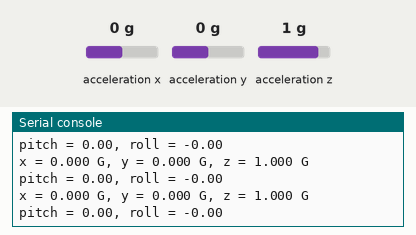
Recording of a program running on a simulated Raspberry Pi Pico running MicroPython. Parts: the last lines printed to the serial console. The test bench sets the inputs (shaded band); at power-on: acceleration x 0 g, acceleration y 0 g, acceleration z 1 g.

Above: at 1.2 s.
1.3 s: acceleration x set to -1.4 g
At 1.83 s:
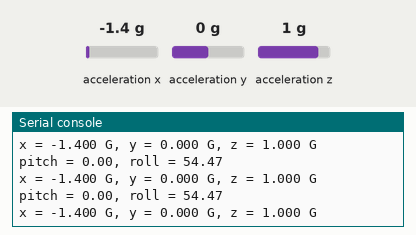
2.8 s: acceleration y set to -1.4 g
At 2.85 s:
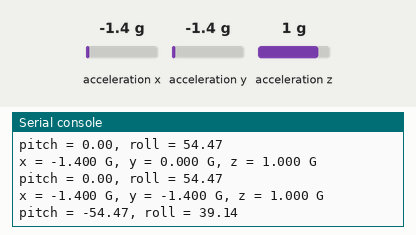
4.3 s: acceleration z set to -1.4 g
At 4.37 s:
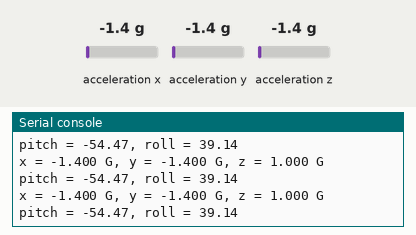
Timing chart, 0 to 7.3 s (numbered marks = the images above; inputs shaded):
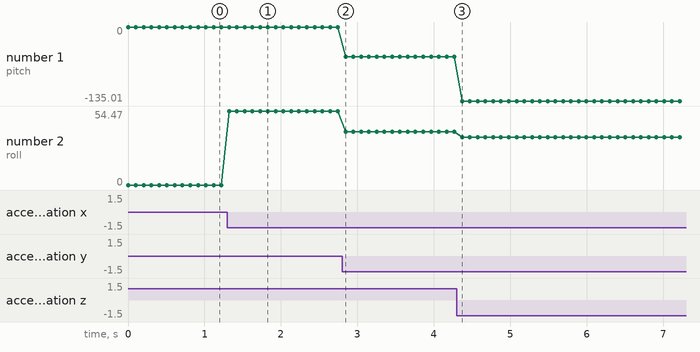

Measured:
- after the input at 1.3 s, the serial console: prints a new line at once (image 1)
- after the input at 2.8 s, the serial console: prints a new line after 0.05 s (image 2)
- plotted number 1: 0 → -54.47 after the input at 2.8 s, -54.47 → -135.01 after the input at 4.3 s
- plotted number 2: 0 → 54.47 after the input at 1.3 s, 54.47 → 39.14 after the input at 2.8 s, 39.14 → 35.27 after the input at 4.3 s

The program:

Wio-Terminal-Accelerometer.py
```python
# MicroPython / Seeed Wio Terminal / SAMD51
# Wio-Terminal-Accelerometer.py - test out accelerometer
# scruss, 2022-10
# -*- coding: utf-8 -*-
# based on
#  https://github.com/tinypico/tinypico-micropython/tree/master/lis3dh%20library

import lis3dh, time, math
from machine import Pin, I2C

i2c = I2C(4, scl=Pin("SCL0"), sda=Pin("SDA0"))
imu = lis3dh.LIS3DH_I2C(i2c)

last_convert_time = 0
convert_interval = 100  # ms
pitch = 0
roll = 0

# Convert acceleration to Pitch and Roll
def convert_accell_rotation(vec):
    x_Buff = vec[0]  # x
    y_Buff = vec[1]  # y
    z_Buff = vec[2]  # z

    global last_convert_time, convert_interval, roll, pitch

    # We only want to re-process the values every 100 ms
    if last_convert_time < time.ticks_ms():
        last_convert_time = time.ticks_ms() + convert_interval

        roll = math.atan2(y_Buff, z_Buff) * 57.3
        pitch = (
            math.atan2((-x_Buff), math.sqrt(y_Buff * y_Buff + z_Buff * z_Buff)) * 57.3
        )

    # Return the current values in roll and pitch
    return (roll, pitch)


# If we have found the LIS3DH
if imu.device_check():
    # Set range of accelerometer (can be RANGE_2_G, RANGE_4_G, RANGE_8_G or RANGE_16_G).
    imu.range = lis3dh.RANGE_2_G

    # Loop forever printing values
    while True:
        # Read accelerometer values (in m / s ^ 2).  Returns a 3-tuple of x, y,
        # z axis values.  Divide them by 9.806 to convert to Gs.
        x, y, z = [value / lis3dh.STANDARD_GRAVITY for value in imu.acceleration]
        print("x = %0.3f G, y = %0.3f G, z = %0.3f G" % (x, y, z))

        # Convert acceleration to Pitch and Roll and print values
        p, r = convert_accell_rotation(imu.acceleration)
        print("pitch = %0.2f, roll = %0.2f" % (p, r))

        # Small delay to keep things responsive but give time for interrupt processing.
        time.sleep(0.1)
```
